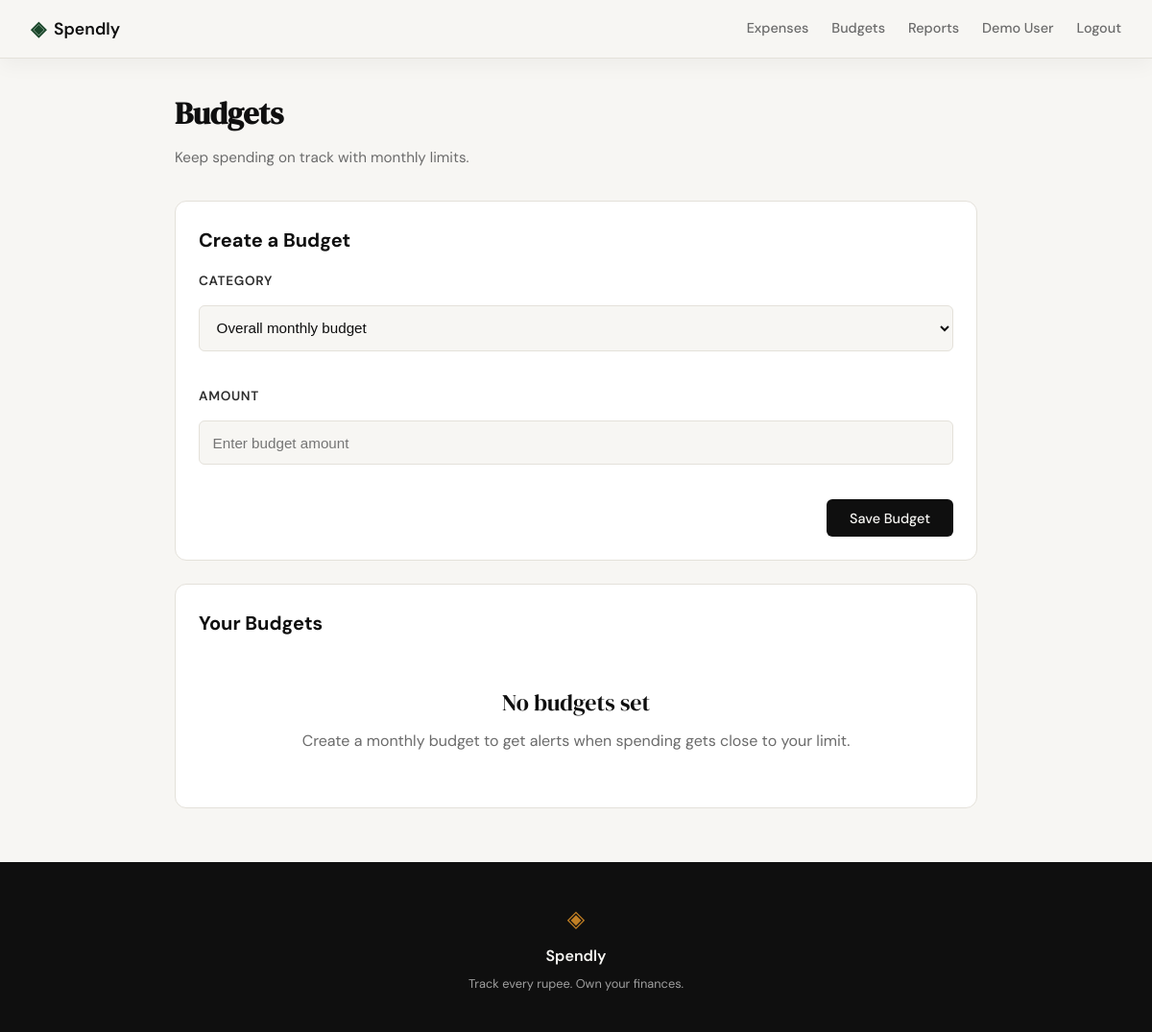
Page /budgets (signed in) on the earlier database version.
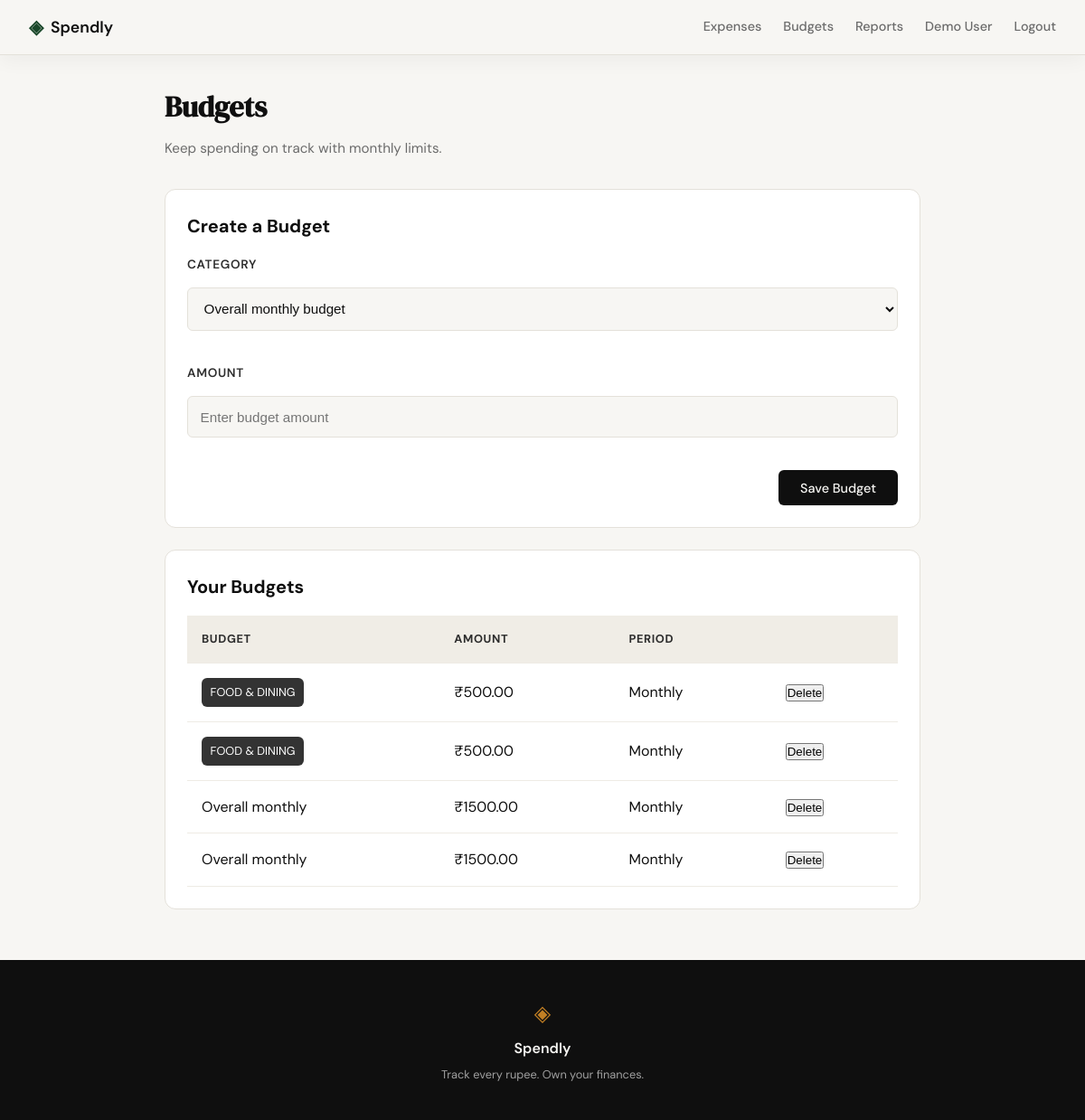
Same page on the later database version.
### tables this page shows
CREATE TABLE budgets (
            id INTEGER PRIMARY KEY AUTOINCREMENT,
            user_id INTEGER NOT NULL,
            category_id INTEGER,
            amount REAL NOT NULL,
            period TEXT NOT NULL DEFAULT 'monthly',
            created_at TEXT NOT NULL DEFAULT CURRENT_TIMESTAMP,
            FOREIGN KEY (user_id) REFERENCES users (id),
            FOREIGN KEY (category_id) REFERENCES categories (id)
        );

CREATE TABLE categories (
            id INTEGER PRIMARY KEY AUTOINCREMENT,
            name TEXT UNIQUE NOT NULL,
            color TEXT DEFAULT '#007bff'
        );

### expense-tracker/app.py (the view, shortened to what this page needs)
@app.route("/budgets", methods=["GET", "POST"])
def budgets():
    if "user_id" not in session:
        return redirect(url_for("login"))
    db = get_db()
    user = db.execute("SELECT * FROM users WHERE id = ?", (session["user_id"],)).fetchone()
    categories = db.execute("SELECT * FROM categories ORDER BY name").fetchall()
    errors = []
    budgets_list = db.execute(
        "SELECT b.*, c.name AS category_name FROM budgets b LEFT JOIN categories c ON b.category_id = c.id WHERE b.user_id = ? ORDER BY b.category_id IS NULL, c.name",
        (session['user_id'],)
    ).fetchall()
    db.close()
    return render_template('budgets.html', user=user, categories=categories, budgets=budgets_list, errors=errors)

### expense-tracker/database/db.py (called while the page is built)
def get_db():
    conn = sqlite3.connect('expenses.db')
    conn.row_factory = sqlite3.Row
    conn.execute('PRAGMA foreign_keys = ON')
    return conn

### expense-tracker/templates/budgets.html (shortened to what this page needs)
{% extends "base.html" %}
{% block content %}
<div class="budgets-container">
    <div class="budgets-header">
        <div>
            <h1>Budgets</h1>
            <p class="budgets-user">Keep spending on track with monthly limits.</p>
        </div>
    </div>
    <div class="budget-form-card">
        <h2>Create a Budget</h2>
        <form method="POST" class="budget-form">
            <div class="form-group">
                <label for="category_id">Category</label>
                <select id="category_id" name="category_id">
                    <option value="">Overall monthly budget</option>
                </select>
            </div>
            <div class="form-group">
                <label for="amount">Amount</label>
                <input type="number" step="0.01" min="0" id="amount" name="amount" placeholder="Enter budget amount" required>
            </div>
            <div class="form-actions">
                <button type="submit" class="btn-primary">Save Budget</button>
            </div>
        </form>
    </div>
    <div class="budget-list-card">
        <h2>Your Budgets</h2>
        {% if budgets %}
        <table class="budget-table">
            <thead>
                <tr>
                    <th>Budget</th>
                    <th>Amount</th>
                    <th>Period</th>
                    <th></th>
                </tr>
            </thead>
            <tbody>
                {% for budget in budgets %}
                <tr>
                    <td>
                        {% if budget['category_name'] %}
                        <span class="category-badge budget-category" style="background-color: {{ budget['category_color'] or '#333' }};">
                            {{ budget['category_name'] }}
                        </span>
                        {% else %}
                        Overall monthly
                        {% endif %}
                    </td>
                    <td>₹{{ "%.2f"|format(budget['amount']) }}</td>
                    <td>{{ budget['period']|capitalize }}</td>
                    <td>
                        <form method="POST" action="{{ url_for('delete_budget', id=budget['id']) }}" onsubmit="return confirm('Delete this budget?')">
                            <button type="submit" class="btn-row-delete">Delete</button>
                        </form>
                    </td>
                </tr>
                {% endfor %}
            </tbody>
        </table>
        {% else %}
        <div class="empty-state">
            <p class="empty-title">No budgets set</p>
            <p class="empty-text">Create a monthly budget to get alerts when spending gets close to your limit.</p>
        </div>
        {% endif %}
    </div>
</div>
{% endblock %}

Differences in the rows shown:
added budgets: category_name "FOOD & DINING", amount "500.00", period "Monthly"
added budgets: category_name "FOOD & DINING", amount "500.00", period "Monthly"
added budgets: shows "Overall monthly", amount "1500.00", period "Monthly"
added budgets: shows "Overall monthly", amount "1500.00", period "Monthly"
Other differences:
text no longer shown: "No budgets set Create a monthly budget to get alerts when spending gets close to your limit."
text now shown: "BUDGET AMOUNT PERIOD"
